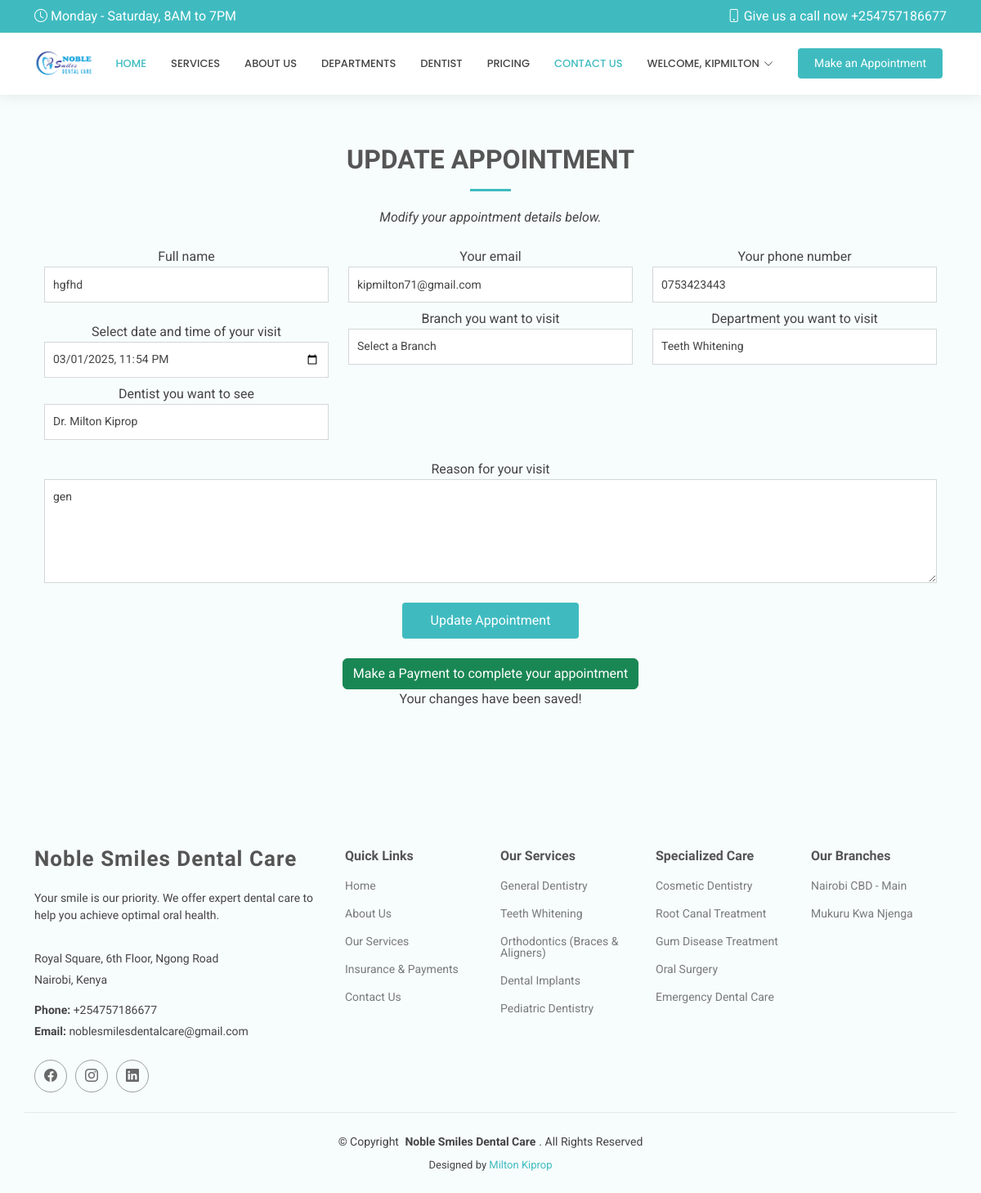
The page /appointment_update/12 (signed in) on the database its author committed.
### thee_app/models.py (models this page shows)
class Appointment(models.Model):
    name = models.CharField(max_length=100)
    email = models.EmailField()
    phone = models.CharField(max_length=10)
    date = models.DateTimeField()
    branch = models.CharField(max_length=100, default="general")
    department = models.CharField(max_length=100, default="General")
    doctor = models.CharField(max_length=100, default="General")
    message = models.TextField()
    status = models.CharField(
        max_length=20,
        choices=[('pending', 'Pending'), ('done', 'Done')],
        default='pending'
    )
    user = models.ForeignKey(User, on_delete=models.CASCADE, default=1)
    proof_of_payment = models.ImageField(upload_to="proofs/", blank=True, null=True)
    def __str__(self):
        return f"Appointment for {self.name} with {self.doctor} on {self.date}"

### thee_app/views.py (the view, shortened to what this page needs)
# urls.py: path('appointment_update/<int:appointment_id>', views.appointment_update, name="appointment_update"),
@login_required(login_url='thee_app:login_page')
def appointment_update(request, appointment_id):
    appointment = get_object_or_404(Appointment, id=appointment_id)
    print(f"Appointment: {appointment}")  # Debugging log
    context = {'appointment': appointment}
    return render(request, "appointment_update.html", context)

### templates/appointment_update.html (shortened to what this page needs)
{% extends 'base.html' %}
{% load static %}
{% block Content %}
<section id="appointment-update" class="appointment section light-background">
    <div class="container section-title" data-aos="fade-up">
        <h2>UPDATE APPOINTMENT</h2>
        <p><i>Modify your appointment details below.</i></p><br>
        <div class="container" data-aos="fade-up" data-aos-delay="100">
            <form action="{% url 'thee_app:appointment_update' appointment.id %}" method="post" role="form" class="php-email-form">
                <div class="row">
                    <div class="col-md-4 form-group">
                        <label for="name">Full name</label>
                        <input type="text" name="name" class="form-control" id="name" value="{{ appointment.name }}" required>
                    </div>
                    <div class="col-md-4 form-group mt-3 mt-md-0">
                        <label for="email">Your email</label>
                        <input type="email" class="form-control" name="email" id="email" value="{{ appointment.email }}" required>
                    </div>
                    <div class="col-md-4 form-group mt-3 mt-md-0">
                        <label for="phone">Your phone number</label>
                        <input type="tel" class="form-control" name="phone" id="phone" value="{{ appointment.phone }}" required>
                    </div>
                </div>
                <div class="row">
                    <div class="col-md-4 form-group mt-3">
                        <label for="date">Select date and time of your visit</label>
                        <input type="datetime-local" name="date" class="form-control datepicker" id="date" value="{{ appointment.date|date:'Y-m-d\TH:i' }}" required>
                    </div>
                    <div class="col-md-4 form-group mt-3 mt-md-0">
                        <label for="department">Branch you want to visit</label>
                        <select class="form-control" name="branch" id="branch" required>
                            <option value="" disabled selected>Select a Branch</option>
                        </select>
                    </div>
                    <div class="col-md-4 form-group mt-3 mt-md-0">
                        <label for="department">Department you want to visit</label>
                        <select class="form-control" name="department" id="department" required>
                            <option value="Pediatric Dentistry" {% if appointment.department == "Pediatric Dentistry" %}selected{% endif %}>Teeth Whitening</option>
                        </select>
                    </div>
                    <div class="col-md-4 form-group mt-3 mt-md-0">
                        <label for="doctor">Dentist you want to see</label>
                        <select class="form-control" name="doctor" id="doctor" required>
                            <option value="Dr. Milton" {% if appointment.doctor == "Dr. Milton" %}selected{% endif %}>Dr. Milton Kiprop</option>
                        </select>
                    </div>
                </div>
                <div class="form-group mt-3">
                    <label for="message">Reason for your visit</label>
                    <textarea class="form-control" name="message" rows="5">{{ appointment.message }}</textarea>
                </div>
                <div class="mt-3">
                    <div class="text-center"><button type="submit">Update Appointment</button></div><br>
                    <div class="text-center"><a href="{% url 'thee_app:pay' %}" class="btn btn-success">Make a Payment to complete your appointment</a></div>
                    <div class="sent-message">Your changes have been saved!</div>
                </div>
            </form>
        </div>
    </div>
</section>
{% endblock %}

### templates/header.html (shortened to what this page needs)
{% load static %}
<header id="header" class="header sticky-top">
    <div class="topbar d-flex align-items-center">
      <div class="container d-flex justify-content-center justify-content-md-between">
        <div class="d-none d-md-flex align-items-center">
          <i class="bi bi-clock me-1"></i> Monday - Saturday, 8AM to 7PM
        </div>
        <div class="d-flex align-items-center">
          <i class="bi bi-phone me-1"></i> Give us a call now +254757186677
        </div>
      </div>
    </div>
    <div class="branding d-flex align-items-center">
      <div class="container position-relative d-flex align-items-center justify-content-end">
        <a href="{% url 'thee_app:home_page'%}" class="logo d-flex align-items-center me-auto">
          <img src="{% static 'assets\img\logo.png'%}" alt="logo"></a>
        <nav id="navmenu" class="navmenu">
          <ul>
            <li><a href="{% url 'thee_app:home_page'%}" class="active">Home</a></li>
            <li><a href="{% url 'thee_app:home_page' %}#services">Services</a></li>
            <li><a href="{% url 'thee_app:home_page' %}#about">About Us</a></li>
            <li><a href="{% url 'thee_app:home_page' %}#tabs">Departments</a></li>
            <li><a href="{% url 'thee_app:home_page' %}#doctors">Dentist</a></li>
            <li><a href="{% url 'thee_app:home_page' %}#pricing">Pricing</a></li>
            <li><a href="{% url 'thee_app:home_page' %}#contact" class="active">Contact Us</a></li>
            <li class="dropdown">
              {% if user.is_authenticated %}
                  <a href="#"><span>Welcome, {{ user.username }}</span> <i class="bi bi-chevron-down toggle-dropdown"></i></a>
              {% else %}
                  <a href="#"><span>Login / Sign up</span> <i class="bi bi-chevron-down toggle-dropdown"></i></a>
                  <ul>
                      <li><a href="{% url 'thee_app:login_page' %}">Login</a></li>
                      <li><a href="{% url 'thee_app:register' %}">Register</a></li>
                  </ul>
              {% endif %}
          </li>
          </ul>
        </nav>
        <a class="cta-btn" href="{% url 'thee_app:appointment' %}">Make an Appointment</a>
      </div>
    </div>
  </header>

### static/assets/css/main.css (style rules this page uses)
:root { --default-font: "Roboto", system-ui, -apple-system, "Segoe UI", Roboto, "Helvetica Neue", Arial, "Noto Sans", "Liberation Sans", sans-serif, "Apple Color Emoji", "Segoe UI Emoji", "Segoe UI Symbol", "Noto Color Emoji"; --heading-font: "Raleway", sans-serif; --nav-font: "Poppins", sans-serif; }
:root { --background-color: #ffffff; --default-color: #444444; --heading-color: #555555; --accent-color: #3fbbc0; --surface-color: #ffffff; --contrast-color: #ffffff; }
:root { --nav-color: #444444; --nav-hover-color: #3fbbc0; --nav-mobile-background-color: #ffffff; --nav-dropdown-background-color: #ffffff; --nav-dropdown-color: #444444; --nav-dropdown-hover-color: #3fbbc0; }
.light-background { --background-color: #f7fcfc; --surface-color: #ffffff; }
:root { scroll-behavior: smooth; }
body { color: var(--default-color); background-color: var(--background-color); font-family: var(--default-font); }
a { color: var(--accent-color); text-decoration: none; transition: 0.3s; }
h1, h2, h3, h4, h5, h6 { color: var(--heading-color); font-family: var(--heading-font); }
.header { color: var(--default-color); background-color: var(--background-color); transition: all 0.5s; z-index: 997; box-shadow: 0px 0 18px rgba(0, 0, 0, 0.1); }
.header .topbar { background-color: var(--accent-color); color: var(--contrast-color); height: 40px; padding: 0; transition: all 0.5s; }
.header .branding { min-height: 60px; padding: 10px 0; }
.header .logo { line-height: 1; }
.header .logo img { max-height: 36px; margin-right: 8px; }
.header .cta-btn, .header .cta-btn:focus { color: var(--contrast-color); background: var(--accent-color); font-size: 14px; padding: 8px 20px; margin: 0 5px 0 30px; border-radius: 4px; transition: 0.3s; }
@media (min-width: 1200px) { .navmenu { padding: 0; } }
@media (min-width: 1200px) { .navmenu ul { margin: 0; padding: 0; display: flex; list-style: none; align-items: center; } }
@media (min-width: 1200px) { .navmenu li { position: relative; } }
@media (min-width: 1200px) { .navmenu a, .navmenu a:focus { color: var(--nav-color); padding: 18px 15px; font-size: 13px; font-family: var(--nav-font); font-weight: 500; text-transform: uppercase; display: flex; align-items: center; justify-content: space-between; white-space: nowrap; transition: 0.3s; } }
@media (min-width: 1200px) { .navmenu a i, .navmenu a:focus i { font-size: 12px; line-height: 0; margin-left: 5px; transition: 0.3s; } }
@media (min-width: 1200px) { .navmenu li:last-child a { padding-right: 0; } }
@media (min-width: 1200px) { .navmenu li:hover>a, .navmenu .active, .navmenu .active:focus { color: var(--nav-hover-color); } }
section, .section { color: var(--default-color); background-color: var(--background-color); padding: 60px 0; scroll-margin-top: 120px; overflow: clip; }
.section-title { text-align: center; padding-bottom: 60px; position: relative; }
.section-title h2 { font-size: 32px; font-weight: 700; margin-bottom: 20px; padding-bottom: 20px; position: relative; }
.section-title h2:after { content: ""; position: absolute; display: block; width: 50px; height: 3px; background: var(--accent-color); left: 0; right: 0; bottom: 0; margin: auto; }
.section-title p { margin-bottom: 0; }
.appointment .php-email-form { width: 100%; }
.appointment .php-email-form .form-group { padding-bottom: 8px; }
.appointment .php-email-form input, .appointment .php-email-form textarea, .appointment .php-email-form select { color: var(--default-color); background-color: var(--surface-color); border-color: color-mix(in srgb, var(--default-color), transparent 80%); border-radius: 0; box-shadow: none; font-size: 14px; padding: 10px !important; }
.appointment .php-email-form input::placeholder, .appointment .php-email-form textarea::placeholder, .appointment .php-email-form select::placeholder { color: color-mix(in srgb, var(--default-color), transparent 70%); }
.appointment .php-email-form input, .appointment .php-email-form select { height: 44px; }
.appointment .php-email-form textarea { padding: 10px 12px; }
.appointment .php-email-form button[type=submit] { background: var(--accent-color); border: 0; padding: 10px 35px; color: #fff; transition: 0.4s; border-radius: 4px; }

### rows shown on the page
Appointment: name "hgfhd", email "kipmilton71@gmail.com", phone "0753423443", date "03/01/2025 23:54", department "Teeth Whitening", doctor "Dr. Milton Kiprop", message "gen"

### other values the page prints
{{ user.username }} "KIPMILTON"
